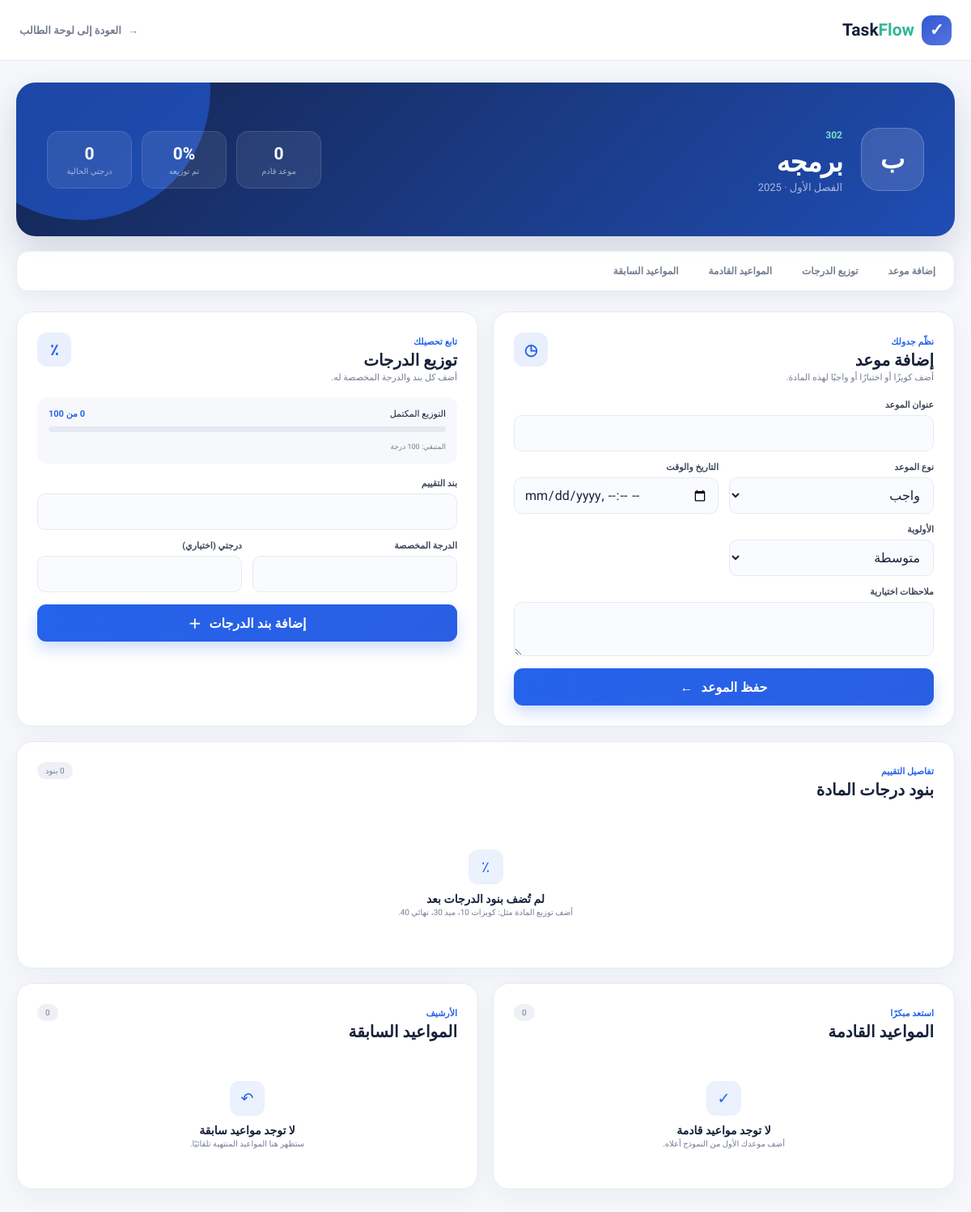
Screenshot of /dashboard/course/1/ (signed in) with the database file from the repository.
### courses/models.py (models this page shows, shortened)
class Course(models.Model):
    class Semester(models.TextChoices):
        FIRST = "first", "الفصل الأول"
        SECOND = "second", "الفصل الثاني"
        SUMMER = "summer", "الفصل الصيفي"
    user = models.ForeignKey(
        settings.AUTH_USER_MODEL,
        on_delete=models.CASCADE,
        related_name="courses",
        verbose_name="المستخدم",
    )
    name = models.CharField(
        max_length=150,
        verbose_name="اسم المادة",
    )
    code = models.CharField(
        max_length=30,
        blank=True,
        verbose_name="رمز المادة",
        help_text="مثال: CSCI-301",
    )
    description = models.TextField(
        blank=True,
        verbose_name="وصف المادة",
    )
    semester = models.CharField(
        max_length=20,
        choices=Semester.choices,
        default=Semester.FIRST,
        verbose_name="الفصل الدراسي",
    )
    academic_year = models.PositiveSmallIntegerField(
        blank=True,
        null=True,
        verbose_name="السنة الدراسية",
        help_text="مثال: 2026",
    )
    color = models.CharField(
        max_length=7,
        default="#2563EB",
        validators=[hex_color_validator],
        verbose_name="لون المادة",
    )
    is_active = models.BooleanField(
        default=True,
        verbose_name="مادة نشطة",
    )
    created_at = models.DateTimeField(
        auto_now_add=True,
        verbose_name="تاريخ الإنشاء",
    )
    updated_at = models.DateTimeField(
        auto_now=True,
        verbose_name="آخر تحديث",
    )
    class Meta:
        verbose_name = "مادة دراسية"
        verbose_name_plural = "المواد الدراسية"
        ordering = ["name"]
        constraints = [
            models.UniqueConstraint(
                fields=[
                    "user",
                    "name",
                    "semester",
                    "academic_year",
                ],
                name="unique_course_per_user_semester_year",
            ),
        ]
        indexes = [
            models.Index(
                fields=["user", "is_active"],
                name="course_user_active_idx",
            ),
        ]

### dashboard/views.py (the view, shortened to what this page needs)
# urls.py: path('course/<int:course_id>/', views.course_detail, name='course_detail'),
@login_required
def course_detail(request, course_id):
    course = get_object_or_404(Course, pk=course_id, user=request.user)
    task_form = CourseTaskForm(prefix='task')
    grade_form = GradeComponentForm(prefix='grade', course=course)
    now = timezone.now()
    course_tasks = Task.objects.filter(user=request.user, course=course)
    upcoming_tasks = course_tasks.filter(due_date__gte=now).exclude(
        status=Task.Status.CANCELLED,
    ).order_by('due_date')
    past_tasks = course_tasks.filter(due_date__lt=now).order_by('-due_date')
    grade_components = course.grade_components.all()
    grade_totals = grade_components.aggregate(
        allocated=Sum('weight'),
        earned=Sum('earned_score'),
    )
    allocated_grade = grade_totals['allocated'] or 0
    earned_grade = grade_totals['earned'] or 0
    context = {
        'course': course,
        'task_form': task_form,
        'grade_form': grade_form,
        'upcoming_tasks': upcoming_tasks,
        'past_tasks': past_tasks,
        'grade_components': grade_components,
        'allocated_grade': allocated_grade,
        'remaining_grade': 100 - allocated_grade,
        'earned_grade': earned_grade,
    }
    return render(request, 'dashboard/course_detail.html', context)

### dashboard/forms.py (shortened to what this page needs)
class CourseTaskForm(forms.ModelForm):
    class Meta:
        model = Task
        fields = ("title", "task_type", "due_date", "priority", "description")
        widgets = {
            "due_date": forms.DateTimeInput(attrs={"type": "datetime-local"}),
            "description": forms.Textarea(attrs={"rows": 3}),
        }

class GradeComponentForm(forms.ModelForm):
    class Meta:
        model = GradeComponent
        fields = ("name", "weight", "earned_score")
        widgets = {
            "weight": forms.NumberInput(attrs={"min": "0.01", "max": "100", "step": "0.01"}),
            "earned_score": forms.NumberInput(attrs={"min": "0", "max": "100", "step": "0.01"}),
        }
    def __init__(self, *args, course=None, **kwargs):
        super().__init__(*args, **kwargs)
        self.course = course

### dashboard/templates/dashboard/course_detail.html (shortened to what this page needs)
{% load static %}
<!DOCTYPE html>
<html lang="ar" dir="rtl">
<head>
    <link rel="stylesheet" href="{% static 'dashboard/course-detail.css' %}">
</head>
<body style="--course-color:{{ course.color }}">
    <header class="site-header">
        <a class="brand" href="/"><span class="brand-mark">✓</span><span>Task<span>Flow</span></span></a>
        <a class="back-link" href="{% url 'dashboard:dashboard' %}"><span>→</span> العودة إلى لوحة الطالب</a>
    </header>
    <main class="page-wrap">
        <section class="course-hero">
            <span class="hero-glow"></span>
            <div class="course-symbol">{{ course.name|slice:":1" }}</div>
            <div class="hero-copy">
                <span class="course-code">{{ course.code|default:"مادة دراسية" }}</span>
                <h1>{{ course.name }}</h1>
                <p>{{ course.get_semester_display }}{% if course.academic_year %} · {{ course.academic_year }}{% endif %}</p>
            </div>
            <div class="hero-stats">
                <div><strong>{{ upcoming_tasks|length }}</strong><span>موعد قادم</span></div>
                <div><strong>{{ allocated_grade|floatformat:"-2" }}%</strong><span>تم توزيعه</span></div>
                <div><strong>{{ earned_grade|floatformat:"-2" }}</strong><span>درجتي الحالية</span></div>
            </div>
        </section>
        <nav class="course-nav" aria-label="أقسام المادة">
            <a href="#add-date">إضافة موعد</a>
            <a href="#grades">توزيع الدرجات</a>
            <a href="#upcoming">المواعيد القادمة</a>
            <a href="#past">المواعيد السابقة</a>
        </nav>
        <div class="workspace-grid">
            <section id="add-date" class="panel form-panel">
                <div class="panel-heading"><div><span class="kicker">نظّم جدولك</span><h2>إضافة موعد</h2><p>أضف كويزًا أو اختبارًا أو واجبًا لهذه المادة.</p></div><span class="panel-icon">◷</span></div>
                <form method="post" class="data-form" novalidate>
                    <div class="field wide"><label for="{{ task_form.title.id_for_label }}">عنوان الموعد</label>{{ task_form.title }}{% for error in task_form.title.errors %}<small>{{ error }}</small>{% endfor %}</div>
                    <div class="field"><label for="{{ task_form.task_type.id_for_label }}">نوع الموعد</label>{{ task_form.task_type }}{% for error in task_form.task_type.errors %}<small>{{ error }}</small>{% endfor %}</div>
                    <div class="field"><label for="{{ task_form.due_date.id_for_label }}">التاريخ والوقت</label>{{ task_form.due_date }}{% for error in task_form.due_date.errors %}<small>{{ error }}</small>{% endfor %}</div>
                    <div class="field"><label for="{{ task_form.priority.id_for_label }}">الأولوية</label>{{ task_form.priority }}{% for error in task_form.priority.errors %}<small>{{ error }}</small>{% endfor %}</div>
                    <div class="field wide"><label for="{{ task_form.description.id_for_label }}">ملاحظات اختيارية</label>{{ task_form.description }}{% for error in task_form.description.errors %}<small>{{ error }}</small>{% endfor %}</div>
                    <button class="primary-btn wide" type="submit">حفظ الموعد <span>←</span></button>
                </form>
            </section>
            <section id="grades" class="panel form-panel">
                <div class="panel-heading"><div><span class="kicker">تابع تحصيلك</span><h2>توزيع الدرجات</h2><p>أضف كل بند والدرجة المخصصة له.</p></div><span class="panel-icon">٪</span></div>
                <div class="grade-progress">
                    <div><span>التوزيع المكتمل</span><strong>{{ allocated_grade|floatformat:"-2" }} من 100</strong></div>
                    <div class="progress-track"><span style="width:{% if allocated_grade > 100 %}100{% else %}{{ allocated_grade }}{% endif %}%"></span></div>
                    <small>المتبقي: {{ remaining_grade|floatformat:"-2" }} درجة</small>
                </div>
                <form method="post" class="data-form grade-form" novalidate>
                    <div class="field wide"><label for="{{ grade_form.name.id_for_label }}">بند التقييم</label>{{ grade_form.name }}{% for error in grade_form.name.errors %}<small>{{ error }}</small>{% endfor %}</div>
                    <div class="field"><label for="{{ grade_form.weight.id_for_label }}">الدرجة المخصصة</label>{{ grade_form.weight }}{% for error in grade_form.weight.errors %}<small>{{ error }}</small>{% endfor %}</div>
                    <div class="field"><label for="{{ grade_form.earned_score.id_for_label }}">درجتي (اختياري)</label>{{ grade_form.earned_score }}{% for error in grade_form.earned_score.errors %}<small>{{ error }}</small>{% endfor %}</div>
                    <button class="primary-btn wide" type="submit">إضافة بند الدرجات <span>＋</span></button>
                </form>
            </section>
        </div>
        <section class="panel grade-table-panel">
            <div class="panel-heading"><div><span class="kicker">تفاصيل التقييم</span><h2>بنود درجات المادة</h2></div><span class="total-pill">{{ grade_components|length }} بنود</span></div>
            {% if grade_components %}
                <div class="grade-table">
                    <div class="table-row table-head"><span>البند</span><span>الدرجة المخصصة</span><span>درجتي</span><span>الحالة</span></div>
                    {% for component in grade_components %}
                        <div class="table-row"><strong>{{ component.name }}</strong><span>{{ component.weight|floatformat:"-2" }}</span><span>{% if component.earned_score is not None %}{{ component.earned_score|floatformat:"-2" }}{% else %}—{% endif %}</span><span class="grade-status {% if component.earned_score is not None %}recorded{% endif %}">{% if component.earned_score is not None %}مرصودة{% else %}بانتظار الدرجة{% endif %}</span></div>
                    {% endfor %}
                </div>
            {% else %}<div class="empty"><span>٪</span><h3>لم تُضف بنود الدرجات بعد</h3><p>أضف توزيع المادة مثل: كويزات 10، ميد 30، نهائي 40.</p></div>{% endif %}
        </section>
        <div class="dates-grid">
            <section id="upcoming" class="panel dates-panel">
                <div class="panel-heading"><div><span class="kicker">استعد مبكرًا</span><h2>المواعيد القادمة</h2></div><span class="total-pill">{{ upcoming_tasks|length }}</span></div>
                {% if upcoming_tasks %}<div class="date-list">{% for task in upcoming_tasks %}<article class="date-item"><time><strong>{{ task.due_date|date:"d" }}</strong><span>{{ task.due_date|date:"M" }}</span></time><div><span class="type-label">{{ task.get_task_type_display }}</span><h3>{{ task.title }}</h3><p>{{ task.due_date|date:"Y/m/d · g:i A" }}</p></div><span class="priority {{ task.priority }}">{{ task.get_priority_display }}</span></article>{% endfor %}</div>
                {% else %}<div class="empty small"><span>✓</span><h3>لا توجد مواعيد قادمة</h3><p>أضف موعدك الأول من النموذج أعلاه.</p></div>{% endif %}
            </section>
            <section id="past" class="panel dates-panel">
                <div class="panel-heading"><div><span class="kicker">الأرشيف</span><h2>المواعيد السابقة</h2></div><span class="total-pill">{{ past_tasks|length }}</span></div>
                {% if past_tasks %}<div class="date-list past-list">{% for task in past_tasks %}<article class="date-item"><time><strong>{{ task.due_date|date:"d" }}</strong><span>{{ task.due_date|date:"M" }}</span></time><div><span class="type-label">{{ task.get_task_type_display }}</span><h3>{{ task.title }}</h3><p>{{ task.due_date|date:"Y/m/d · g:i A" }}</p></div><span class="priority neutral">{{ task.get_status_display }}</span></article>{% endfor %}</div>
                {% else %}<div class="empty small"><span>↶</span><h3>لا توجد مواعيد سابقة</h3><p>ستظهر هنا المواعيد المنتهية تلقائيًا.</p></div>{% endif %}
            </section>
        </div>
    </main>
</body>
</html>

### rows the page displays
Course: name "ب", code "302", name "برمجه", semester "الفصل الأول", academic_year "2025"

### other values shown
{{ upcoming_tasks|length }} "0"
{{ allocated_grade|floatformat:"-2" }} "0"
{{ earned_grade|floatformat:"-2" }} "0"
{{ past_tasks|length }} "0"
